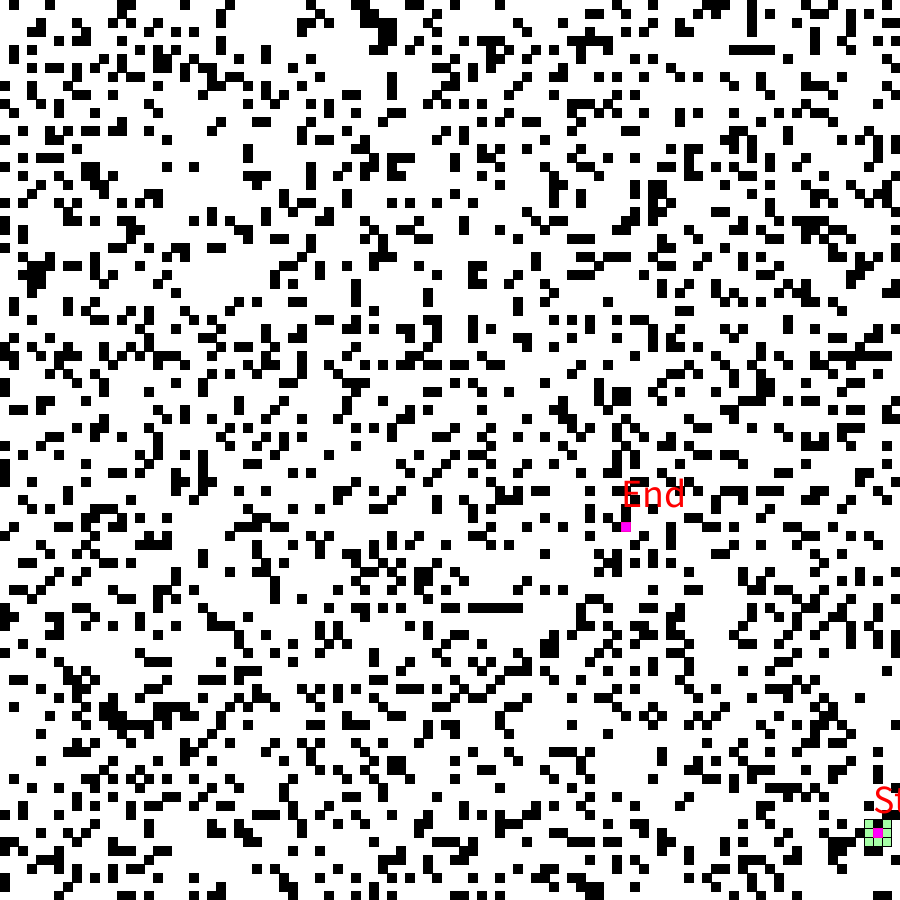
Frame 1 (no input)
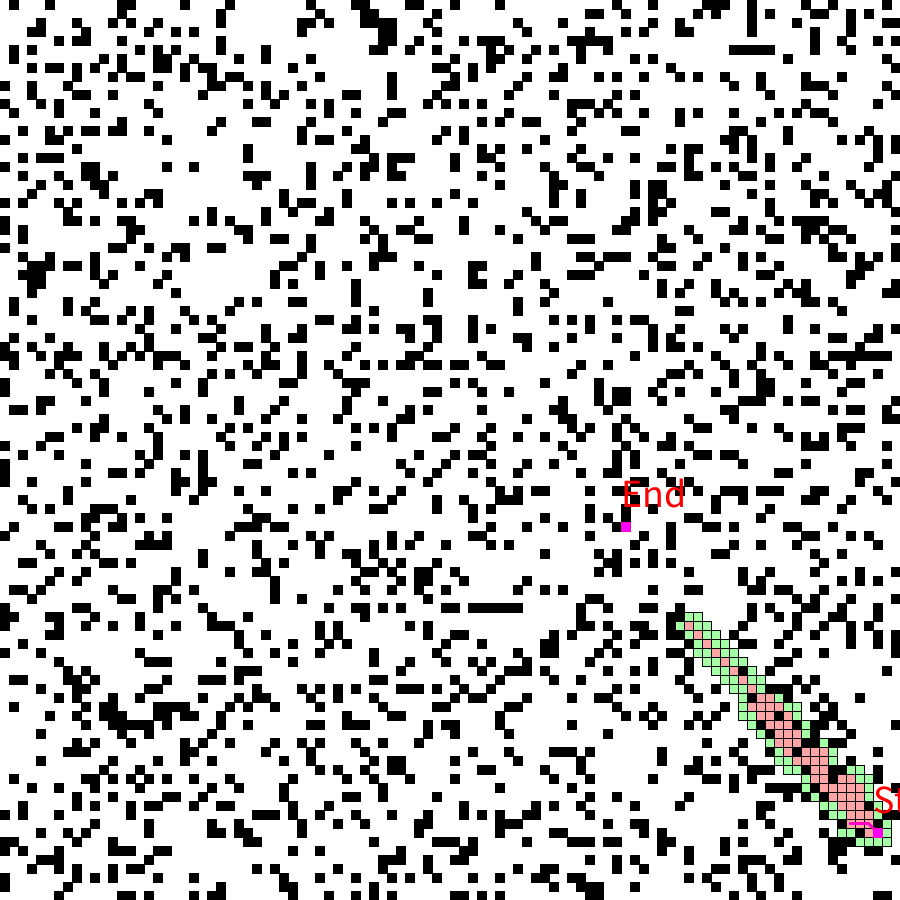
Frame 60 (the mouse pressed at the canvas centre just before this capture)
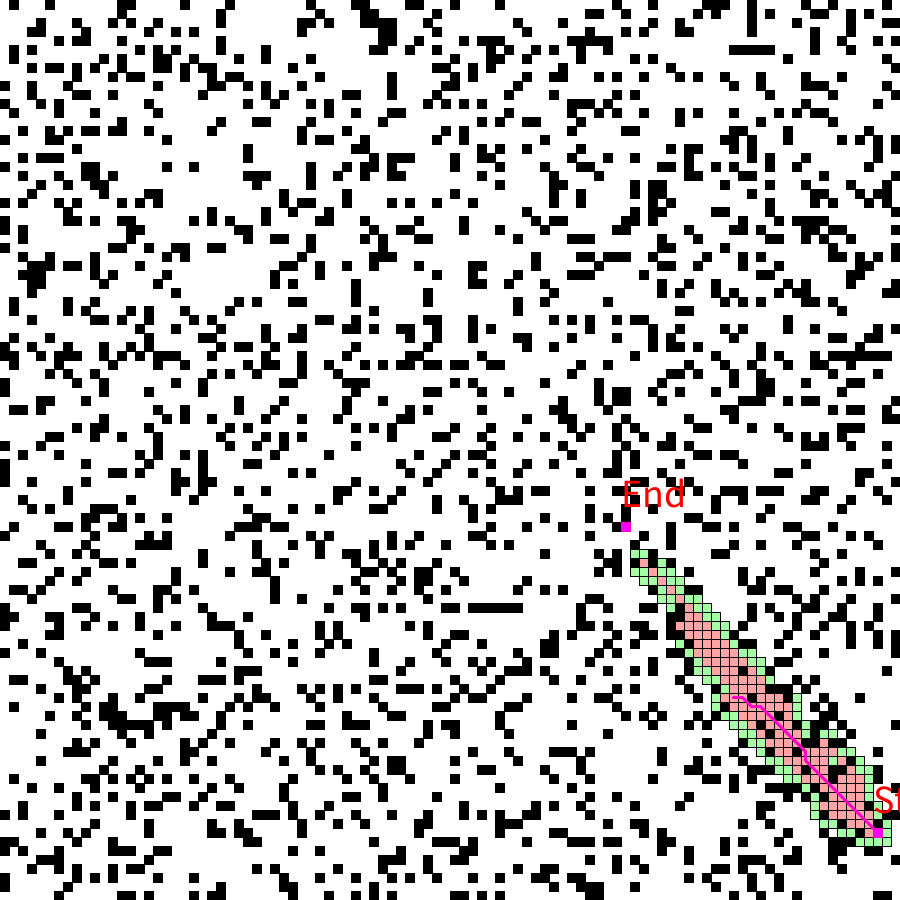
Frame 120 (the mouse held since frame 60 and released just before this capture)

The Processing sketch that drew these frames (run headless with seeded random() and noise(); from frame 60 on, the mouse is pressed at the canvas centre):

// Processing sketch: Astar
// ── Astar.pde
//*********************************************************
//                        PARAMETERS
//*********************************************************
// Nombre de colonnes et de lignes
int cols = 100;
int rows = 100;

// 2D Array
Node[][] grid = new Node[cols][rows];

// Start, end et current
Node start;
Node end;
Node current;

// Open and closed set
// A besoin de import java.util.*;
List<Node> openSet = new ArrayList<Node>();
List<Node> closedSet = new ArrayList<Node>();

// Le chemin directeur
List<Node> path = new ArrayList<Node>();

// Width et Height de chaque cellule de la grille
int w, h;

// Affiche la grille quand le goal a été atteint
boolean end_b = false;



//*********************************************************
//                          SETUP
//*********************************************************
void setup() {
  size(900, 900);

  w = width/cols;
  h = height/rows;



  createAllNodes();
  addAllNeighbors();

  // Start et End position, random position
  start = grid[(int)random(0, cols-1)][(int)random(0, rows-1)];
  //end = grid[cols-1][rows-1];
  end = grid[(int)random(0, cols-1)][(int)random(0, rows-1)];
  start.wall = false;
  end.wall = false;

  // openSet commence avec le noeud Start uniquement
  openSet.add(start);

  println("Début A*");
}



//*********************************************************
//                           DRAW
//*********************************************************
void draw() {
  //*******************************************************
  //                     CALCUL PART
  //*******************************************************
  A_Star();

  //*******************************************************
  //                     DISPLAY PART
  //*******************************************************
  background(255);
  if (end_b == true) {  
    showGrid();
  }
  showWall(); 
  showSet();
  showPath();
  start.showSetColor(color(255, 0, 255));
  end.showSetColor(color(255, 0, 255));
  start.showText("Start");
  end.showText("End");

  noFill();
  stroke(0);
  strokeWeight(1);
}



//*********************************************************
//                        FUNCTIONS
//*********************************************************
//*********************************************************
// Affiche la grille avec le nbr de cols & rows donnés
void showGrid() {
  for (int i = 0; i < width; i++) {
    for (int j = 0; j < height; j++) {
      rect(i*w, j*h, w, h);
    }
  }
}


//*********************************************************
// Affiche les murs du labyrinthe, chaque mur possède 40% de 
// chance de l'être
// int num = Nbr entre 0 et 100. 
void showWall() {
  for (int i = 0; i < cols; i++) {
    for (int j = 0; j < rows; j++) {
      grid[i][j].show();
    }
  }
}


//*********************************************************
// Affiche openSet and closedSet en vert et rouge respectivement
void showSet() {
  for (int i = 0; i < closedSet.size(); i++) {
    closedSet.get(i).showSetColor(color(255, 0, 0, 90));
  }
  for (int i = 0; i < openSet.size(); i++) {
    openSet.get(i).showSetColor(color(0, 255, 0, 90));
  }
}


//*********************************************************
// Affiche openSet and closedSet en vert et rouge respectivement
void showPath() {
  // Trouve le chemin en le refaisant à l'envers
  List<Node> path = new ArrayList<Node>();
  Node temp = current;
  path.add(temp);
  while (temp.previous != null) {
    path.add(temp.previous);
    temp = temp.previous;
  }
  noFill();
  stroke(255, 0, 200);
  strokeWeight(w / 3);
  beginShape();
  for (int i = 0; i < path.size(); i++) {
    vertex(path.get(i).x * w + w / 2, path.get(i).y * h + h / 2);
  }
  endShape();
}


//*********************************************************
// Intuition concernant le chemin approprié entre deux noeuds
float heuristic(Node N1, Node N2) {
  float distance = dist(N1.x, N1.y, N2.x, N2.y);
  return distance;
}


//*********************************************************
// Create all Nodes
void createAllNodes() {
  for (int i = 0; i < cols; i++) {
    for (int j = 0; j < rows; j++) {
      grid[i][j] = new Node(i, j);
    }
  }
}


//*********************************************************
// Add all neighbors
void addAllNeighbors() {
  for (int i = 0; i < cols; i++) {
    for (int j = 0; j < rows; j++) {
      grid[i][j].addNeighbors(grid);
    }
  }
}


//*********************************************************
void A_Star() {

  // Suis-je encore en train de chercher
  if (openSet .size() > 0) {
    // La meilleure nouvelle option
    int winner = 0;
    for (int i = 0; i < openSet.size(); i++) {
      if (openSet.get(i).f < openSet.get(winner).f) {
        winner = i;
      }
    }
    current = openSet.get(winner);

    if (current == end) {
      end_b = true;
      noLoop();
      println("DONE!");
    }

    // La meilleur option passe de openSet à closedSet ArrayList
    openSet.remove(current);
    closedSet.add(current);

    // Vérifie chaque voisin
    List<Node> neighbors = current.neighbors;
    for (int i = 0; i < neighbors.size(); i++) {
      Node neighbor = neighbors.get(i);

      // Ce node est-il valide?
      if (!closedSet.contains(neighbor) && !neighbor.wall) {
        // La distance de current à neighbor
        float tentative_gScore = current.g + heuristic(current, neighbor);
        // Est-ce un meilleur chemin que le precedent?
        boolean newPath = false;
        if (openSet.contains(neighbor)) {
          if (tentative_gScore < neighbor.g) {
            neighbor.g = tentative_gScore;
            newPath = true;
          }
        } else {
          neighbor.g = tentative_gScore;
          newPath = true;
          openSet.add(neighbor);
        }

        if (newPath) {
          neighbor.heuristic = heuristic(neighbor, end);
          neighbor.f = neighbor.g + neighbor.heuristic;
          neighbor.previous = current;
        }
      }
    }
  } else {
    println("No solutions!");
    noLoop();
    return;
  }
}

// ── Node.pde
import java.util.*;

class Node {
  //*********************************************************
  //                        PARAMETERS
  //*********************************************************
  // Position du noeud
  int x;
  int y;
  // Valeurs de f, g, et heuristic :  f(n) = g(n) + heuristic(n) 
  //avec n le prochain noeud sur le chemin
  float f = 0;
  float g = 0;
  float heuristic = 0;

  // Boolean qui indique si la case fait partie du labyrinthe (TRUE) ou non (FALSE). 
  boolean wall = false;

  List<Node> neighbors = new ArrayList<Node>();

  // D'où viens-je?
  Node previous = null;

  //*********************************************************
  //                        CONSTRUCTOR
  //*********************************************************
  Node(int x_, int y_) {
    x = x_;
    y = y_;

    // 20%  de chance que ce node soit un mur du labyrinthe
    wall = false;
    if (random(100) < 20) {
      wall = true;
    }
  }

  //*********************************************************
  //                        FUNCTIONS
  //*********************************************************
  //*********************************************************
  // Permet d'afficher le mur du labyrinthe
  void show() {
    if (wall == true) {
      fill(0);
      stroke(0);
      strokeWeight(1);
      rect(x*w, y*h, w, h);
      //circle(x*w + w/2, y*h + h/2, w/2);
    }
  }

  //*********************************************************
  void showSetColor(color col) {
    if (wall == false) {
      strokeWeight(1);
      fill(col);
      rect(x*w, y*h, w, h);
    }
  }

  //*********************************************************
  void showText(String text) {
    if (wall == false) {
      textSize(40);
      fill(255, 0, 0);
      text(text, x *w, y*h - 15);
    }
  }

  //*********************************************************
  // Qui est mon voisin ? Je suis à la cellule X
  // 5  3  7
  // 2  X  1
  // 6  4  8

  void addNeighbors(Node[][] grid) {
    if (x < cols - 1) { //1 
      neighbors.add(grid[x+1][y]);
    }
    if (x > 0) { //2
      neighbors.add(grid[x-1][y]);
    }
    if (y > 0) { //3
      neighbors.add(grid[x][y-1]);
    }
    if (y < rows - 1) { //4
      neighbors.add(grid[x][y+1]);
    }
    if (x > 0 && y > 0) { //5
      neighbors.add(grid[x-1][y-1]);
    }
    if (x < cols - 1 && y > 0) { //6
      neighbors.add(grid[x+1][y-1]);
    }
    if (x > 0 && y < rows - 1 ) { //7
      neighbors.add(grid[x-1][y+1]);
    }
    if (x < cols - 1 && y < rows - 1) { //8
      neighbors.add(grid[x+1][y+1]);
    }
  }
}
